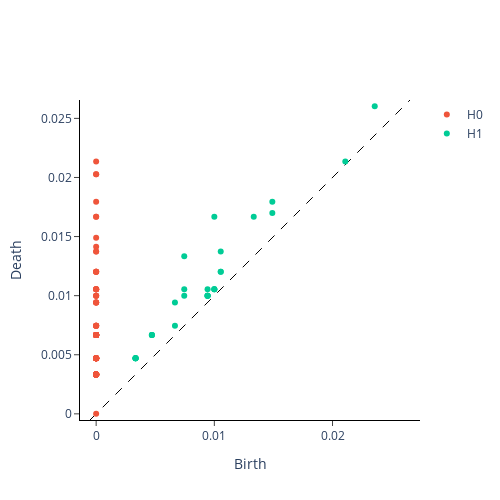

The notebook cell saved with this chart:
### Code cell
from gtda.homology import VietorisRipsPersistence
homology_dimensions = [0, 1, 2]
patient_persistence = VietorisRipsPersistence(homology_dimensions=homology_dimensions, infinity_values = None)
print("Persistence diagram for ECG signal")
persistence_diagram = patient_persistence.fit_transform_plot(embedded_r_intervals)
